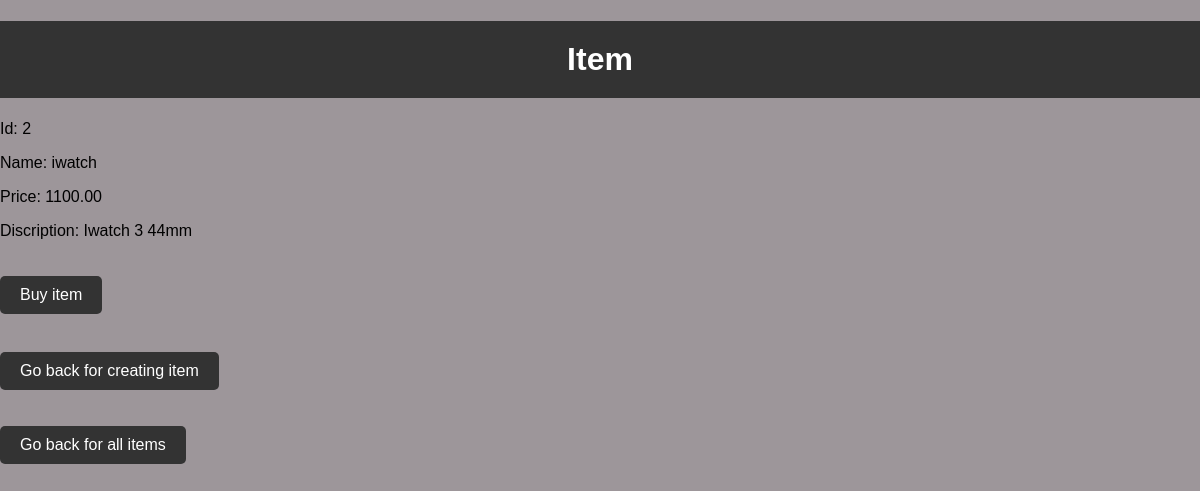
The app's page /item/2 with its own data.
### shopapp/models.py (models this page shows, shortened)
class Item(models.Model):
    name = models.CharField(max_length=30)
    price = models.DecimalField(default=0, max_digits=8, decimal_places=2)
    descriptions = models.TextField(null=False, blank=True)

### shopapp/views.py (the view)
# urls.py: path('item/<int:pk>', ItemDetailsView.as_view(), name="item_details"),
class ItemDetailsView(DetailView):
    template_name='shopapp/product_details.html'
    model = Item
    context_object_name = "item"

### templates/shopapp/product_details.html (shortened to what this page needs)
<!DOCTYPE html>
<html lang="en">
<head>
    {% load static %}
    <link rel="stylesheet" href="{% static 'css/product_details.css' %}">
</head>
<body>
    <h1>Item</h1>
    <p>Id: {{ item.id }}</p>
    <p>Name: {{ item.name }}</p>
    <p>Price: {{ item.price }}</p>
    <p>Discription: {{ item.descriptions }}</p>
    <a href="{% url 'buy_item' id=item.id %}">
        Buy item
    </a>
    <br>
    <br>
    <a href="{% url 'create_item' %}">
        Go back for creating item
    </a>
    <br>
    <p>
        <a href="{% url 'main' %}">
            Go back for all items
        </a>
    </p>
</body>
</html>

### static/css/product_details.css (style rules this page uses)
body { margin: 0; padding: 0; font-family: Arial, sans-serif; background-color: #9d969a; }
h1 { text-align: center; background-color: #333; color: #fff; padding: 20px; }
a { display: inline-block; margin-top: 20px; padding: 10px 20px; background-color: #333; color: #fff; text-decoration: none; border-radius: 5px; transition: background-color 0.3s; }

### records on screen
Item: id "2", name "iwatch", price "1100.00", descriptions "Iwatch 3 44mm"
